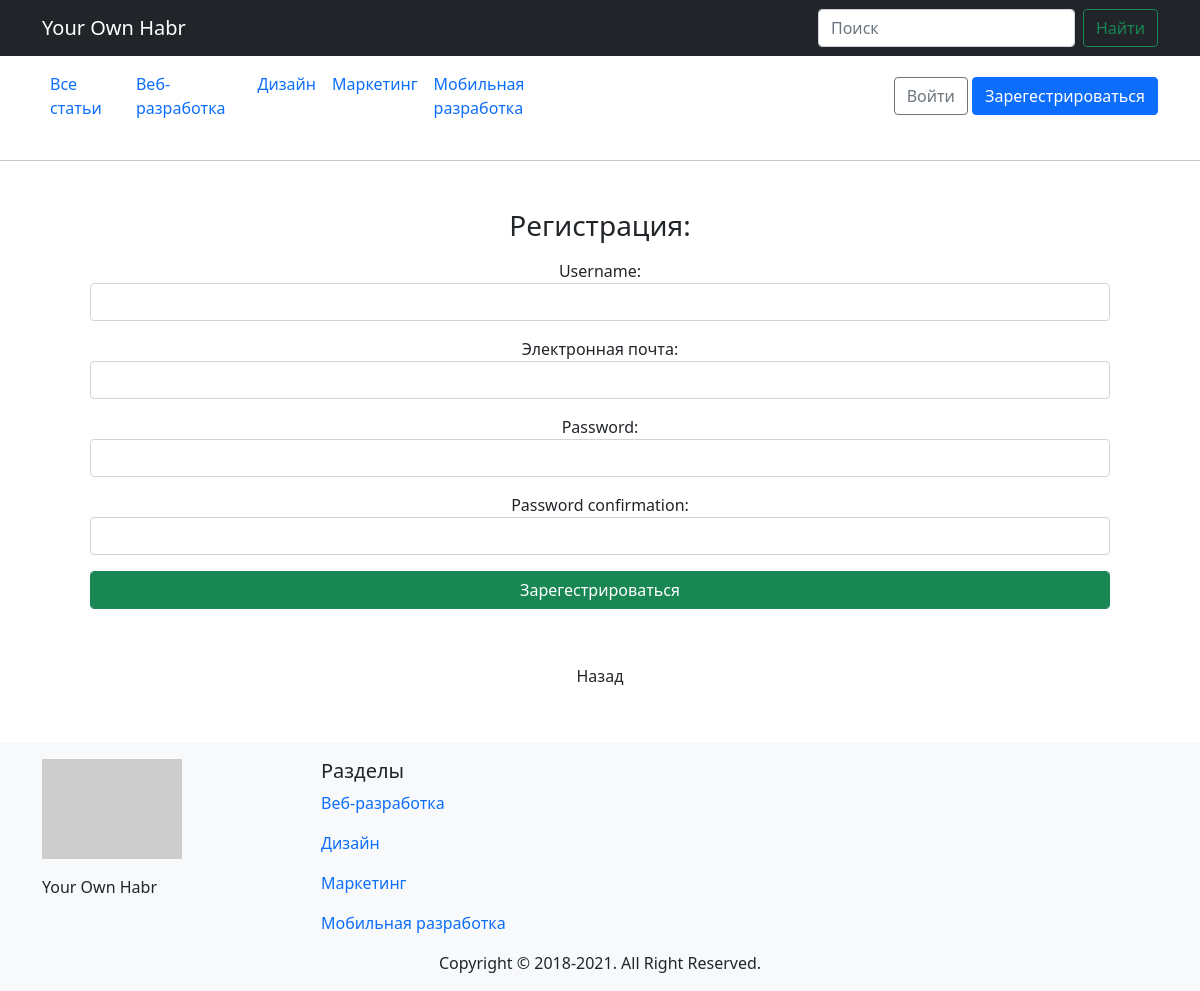
Screenshot of /auth/register/ with the database file from the repository.
### mainapp/models.py (models this page shows, shortened)
class Category(models.Model):
    title = models.CharField(verbose_name='Название категории', max_length=50, unique=True)
    description = models.CharField(verbose_name='Описание категории', max_length=255, blank=True)
    slug = models.SlugField(null=False, unique=True)
    is_active = models.BooleanField(verbose_name='Категория активна', default=True)
    created_at = models.DateTimeField(verbose_name='Дата создания', auto_now=True)
    class Meta:
        verbose_name = 'Категория'
        verbose_name_plural = 'Категории'
    def get_absolute_url(self):
        return reverse('category_articles', kwargs={'slug': self.slug})

### authapp/views.py (the view)
# urls.py: path('register/', UserRegisterView.as_view(), name='user_register'),
class UserRegisterView(CreateView):
    form_class = HabrUserRegisterForm
    template_name = 'registration/register.html'
    success_url = reverse_lazy('login')
    model = HabrUser
    def get_context_data(self, **kwargs):
        context = super().get_context_data(**kwargs)
        context['categories_list'] = Category.objects.all()
        return context

### authapp/forms.py
class HabrUserRegisterForm(UserCreationForm, FormControlForm):
    class Meta:
        model = HabrUser
        fields = ('username', 'email')

### templates/registration/register.html (shortened to what this page needs)
{% extends 'base.html' %}
{% load static %}
{% block content %}
    <div class="container">
        <div class="text-center m-5">
            <h1 class="h3 mb-3 font-weight-normal">Регистрация:</h1>
            <form method="post" class="form-horizontal" enctype="multipart/form-data">
                {{ form.as_p }}
                <button type="submit" class="form-control btn btn-success">Зарегестрироваться</button>
            </form>
            <br><br>
            <a href="{% url 'login' %}" class="btn form-control">Назад</a>
        </div>
    </div>
{% endblock %}

### templates/base.html (shortened to what this page needs)
{% load static %}
<!DOCTYPE html>
<html lang="en">
<head>
    {% block css %}
        <link href=" https://cdn.jsdelivr.net/npm/bootstrap@5.0.0-beta1/dist/css/bootstrap.min.css"
              rel="stylesheet"
>
    {% endblock %}
</head>
<body>
{% block header %}
    <header>
        <nav class="navbar navbar-expand-lg navbar-dark bg-dark" aria-label="Eighth navbar">
            <div class="container">
                <a class="navbar-brand" href="{% url 'list_articles' %}">Your Own Habr</a>
                <form class="d-flex">
                    <input class="form-control me-2" type="search" placeholder="Поиск" aria-label="Search">
                    <button class="btn btn-outline-success" type="submit">Найти</button>
                </form>
            </div>
        </nav>
        <nav class="container d-flex navbar navbar-expand-md mb-4">
            <div class="collapse navbar-collapse" id="navbarSupportedContent">
                <ul class="navbar-nav me-auto mb-2 mb-lg-0">
                    <li class="nav-item">
                        <a class="nav-link" aria-current="page" href="{% url 'list_articles' %}">Все статьи</a>
                    </li>
                    {% for category in categories_list %}
                        <li class="nav-item">
                            <a class="nav-link" href="{{ category.get_absolute_url }}">{{ category.title }}</a>
                        </li>
                    {% endfor %}
                </ul>
            </div>
            <div class="collapse navbar-collapse d-flex justify-content-end" id="navbarCollapse">
                {% if user.is_authenticated %}
                    <ul class="navbar-nav ml-auto">
                        <li class="nav-item dropdown">
                            <a class="nav-link dropdown-toggle" href="#" id="userMenu" role="button"
                               data-bs-toggle="dropdown" aria-expanded="false">
                                {{ user.username }}
                            </a>
                            <ul class="dropdown-menu" aria-labelledby="navbarDropdown">
                                <li><a class="dropdown-item" href="{% url 'user_statistic' %}">Личный кабинет</a></li>
                                {% if user.is_superuser %}
                                    <li><a class="dropdown-item" href="/admin/">
                                        Панель администратора</a></li>
                                {% endif %}
                                <li>
                                    <hr class="dropdown-divider">
                                </li>
                                <li><a class="dropdown-item" href="{% url 'logout' %}">Выйти</a>
                                </li>
                            </ul>
                        </li>
                    </ul>
                {% else %}
                    <form class="form-inline ml-auto">
                        <a href="{% url 'login' %}" class="btn btn-outline-secondary">Войти</a>
                        <a href="{% url 'user_register' %}" class="btn btn-primary ml-2">Зарегестрироваться</a>
                    </form>
                {% endif %}
            </div>
        </nav>
    </header>
    <hr>
{% endblock %}
{% block content %}{% endblock %}
{% block footer %}
    <footer class="footer mt-auto py-3 bg-light">
        <div class="container d-flex">
            <div class="w-25">
                <p><img src="https://via.placeholder.com/140x100" alt="logotype"></p>
                <p>Your Own Habr</p>
            </div>
            <div class="w-25">
                <p class="h5">Разделы</p>
                {% for category in categories_list %}
                    <p><a href="{{ category.get_absolute_url }}" class="text-decoration-none">{{ category.title }}</a>
                    </p>
                {% endfor %}
            </div>
        </div>
        <div class="text-center">
            Copyright © 2018-{% now 'Y' %}. All Right Reserved.
        </div>
    </footer>
{% endblock %}
<link rel="stylesheet" href="{% static 'css/style.css' %}">
</body>
</html>

### rows the page displays
Category: title "Веб-разработка"
Category: title "Дизайн"
Category: title "Маркетинг"
Category: title "Мобильная разработка"
